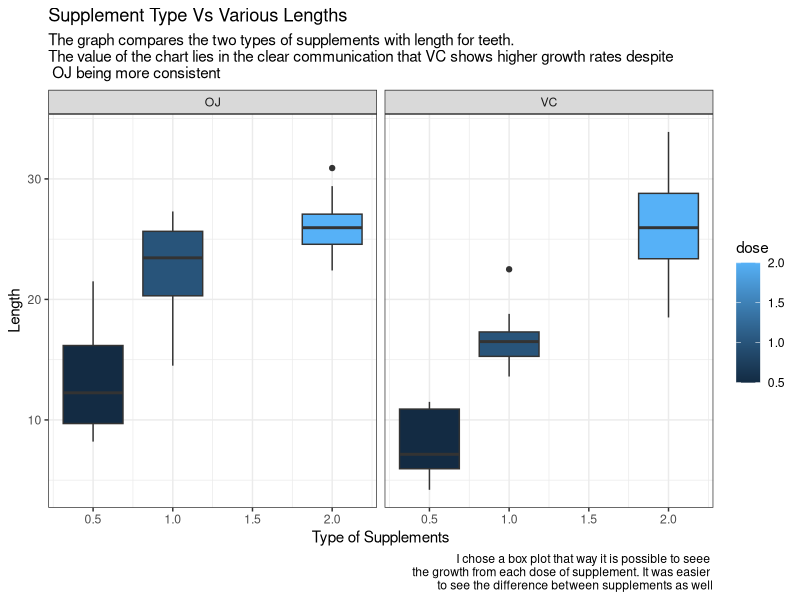
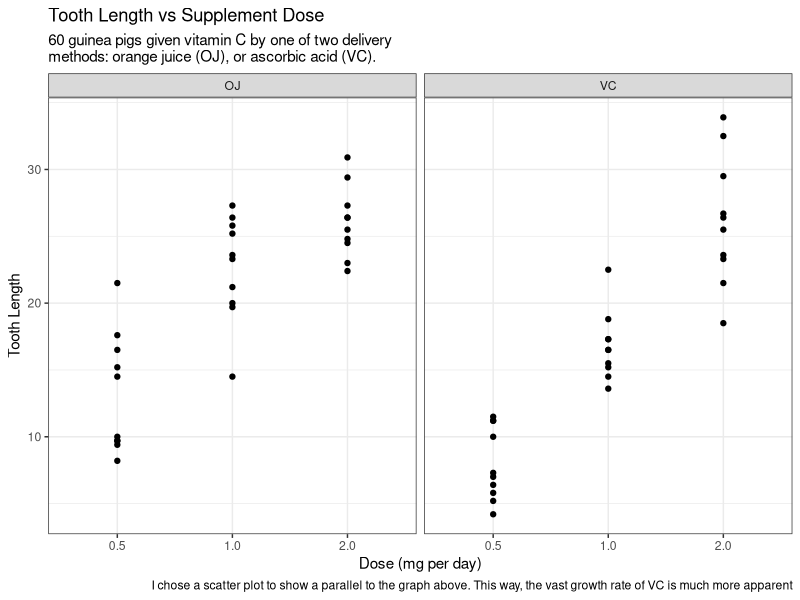

Recreate these plots in R, in order.
## ---- chunk 1
library(tidyverse)
library(RColorBrewer)
library(viridis)
## ---- chunk 2
ggplot(data = ToothGrowth, mapping = aes(x = len, y = dose, fill = dose, group = dose)) +
  geom_boxplot() +
  facet_wrap(~ supp, nrow = 1) +
  coord_flip() +
  labs(x = "Length",
       y = "Type of Supplements",
       title = "Supplement Type Vs Various Lengths",
       subtitle = "The graph compares the two types of supplements with length for teeth. \nThe value of the chart lies in the clear communication that VC shows higher growth rates despite\n OJ being more consistent",
       caption = "I chose a box plot that way it is possible to seee \nthe growth from each dose of supplement. It was easier \nto see the difference between supplements as well") +
  theme_bw()
## ---- chunk 3
ggplot(data = ToothGrowth, aes(factor(dose), len)) +
  geom_point() +
  scale_x_discrete(labels = c('0.5','1.0','2.0')) +
  facet_wrap(~supp, nrow = 1) +
  labs(x = "Dose (mg per day)",
       y = "Tooth Length",
       title = "Tooth Length vs Supplement Dose",
       subtitle = "60 guinea pigs given vitamin C by one of two delivery\nmethods: orange juice (OJ), or ascorbic acid (VC).",
      caption = "I chose a scatter plot to show a parallel to the graph above. This way, the vast growth rate of VC is much more apparent") +
  theme_bw()
